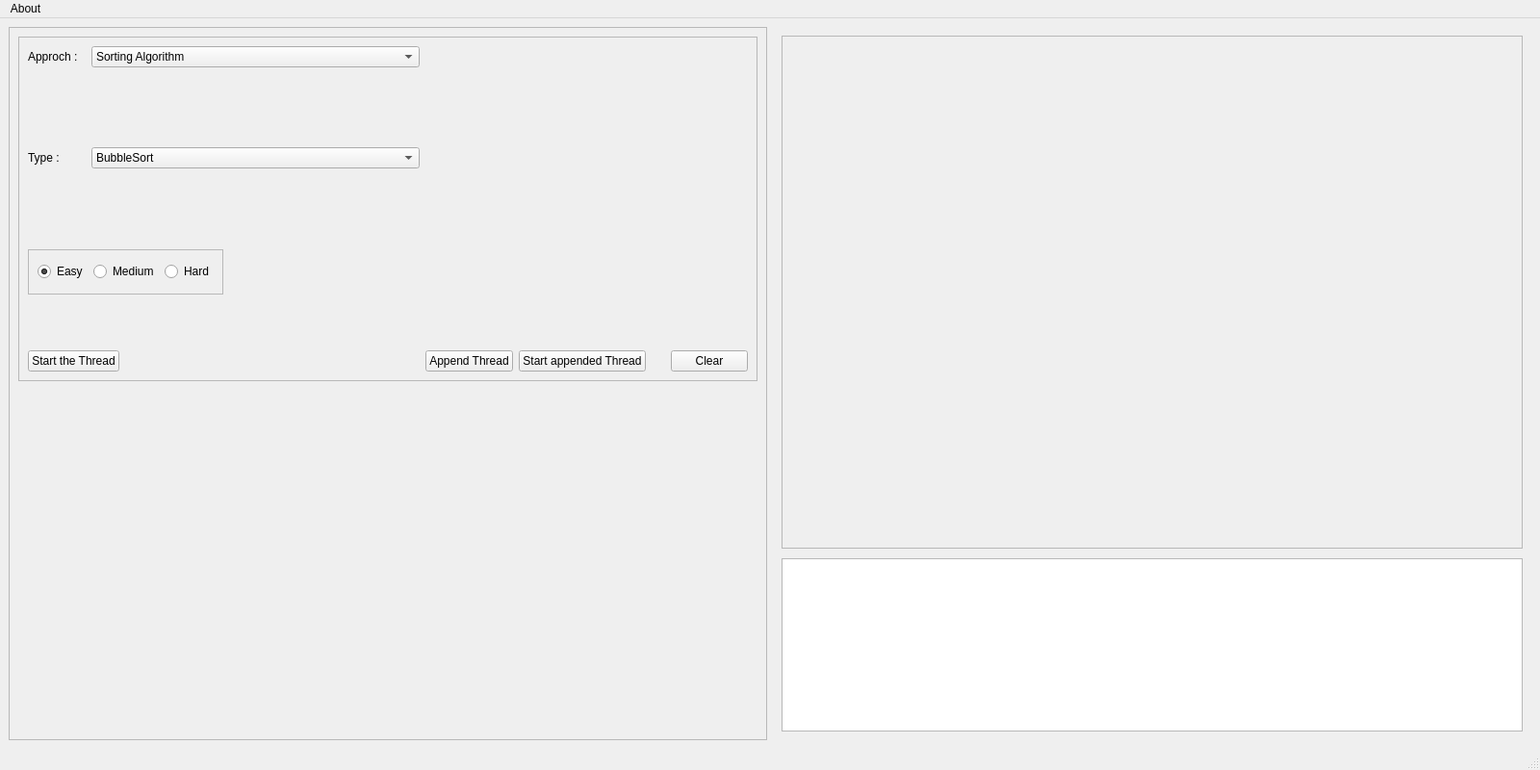
<?xml version="1.0" encoding="UTF-8"?>
<ui version="4.0">
 <class>MainWindow</class>
 <widget class="QMainWindow" name="MainWindow">
  <property name="geometry">
   <rect>
    <x>0</x>
    <y>0</y>
    <width>1600</width>
    <height>800</height>
   </rect>
  </property>
  <property name="palette">
   <palette>
    <active/>
    <inactive/>
    <disabled/>
   </palette>
  </property>
  <property name="windowTitle">
   <string>MainWindow</string>
  </property>
  <property name="autoFillBackground">
   <bool>false</bool>
  </property>
  <property name="styleSheet">
   <string notr="true"/>
  </property>
  <widget class="QWidget" name="centralwidget">
   <layout class="QHBoxLayout" name="horizontalLayout_2">
    <item>
     <widget class="QFrame" name="commandInputFrame">
      <property name="sizePolicy">
       <sizepolicy hsizetype="Expanding" vsizetype="Preferred">
        <horstretch>0</horstretch>
        <verstretch>0</verstretch>
       </sizepolicy>
      </property>
      <property name="styleSheet">
       <string notr="true"/>
      </property>
      <property name="frameShape">
       <enum>QFrame::StyledPanel</enum>
      </property>
      <property name="frameShadow">
       <enum>QFrame::Raised</enum>
      </property>
      <layout class="QVBoxLayout" name="verticalLayout_2">
       <item>
        <widget class="QFrame" name="inputFrame">
         <property name="styleSheet">
          <string notr="true"/>
         </property>
         <property name="frameShape">
          <enum>QFrame::StyledPanel</enum>
         </property>
         <property name="frameShadow">
          <enum>QFrame::Raised</enum>
         </property>
         <layout class="QVBoxLayout" name="verticalLayout">
          <item>
           <layout class="QVBoxLayout" name="centralVerticalLayout">
            <property name="sizeConstraint">
             <enum>QLayout::SetDefaultConstraint</enum>
            </property>
            <item>
             <layout class="QVBoxLayout" name="verticalLayoutApproch">
              <item>
               <layout class="QHBoxLayout" name="horizontalLayoutApproch">
                <item>
                 <widget class="QLabel" name="labelApproch">
                  <property name="minimumSize">
                   <size>
                    <width>60</width>
                    <height>0</height>
                   </size>
                  </property>
                  <property name="text">
                   <string>Approch :</string>
                  </property>
                 </widget>
                </item>
                <item>
                 <widget class="QComboBox" name="comboBoxApproch">
                  <property name="sizePolicy">
                   <sizepolicy hsizetype="Expanding" vsizetype="Fixed">
                    <horstretch>0</horstretch>
                    <verstretch>0</verstretch>
                   </sizepolicy>
                  </property>
                  <item>
                   <property name="text">
                    <string>Sorting Algorithm</string>
                   </property>
                  </item>
                  <item>
                   <property name="text">
                    <string>Check Number Algorithm</string>
                   </property>
                  </item>
                  <item>
                   <property name="text">
                    <string>Missing Problem Algorithm</string>
                   </property>
                  </item>
                 </widget>
                </item>
                <item>
                 <spacer name="horizontalSpacerApproch">
                  <property name="orientation">
                   <enum>Qt::Horizontal</enum>
                  </property>
                  <property name="sizeHint" stdset="0">
                   <size>
                    <width>40</width>
                    <height>20</height>
                   </size>
                  </property>
                 </spacer>
                </item>
               </layout>
              </item>
              <item>
               <widget class="QLabel" name="labelApprochInfo">
                <property name="text">
                 <string/>
                </property>
               </widget>
              </item>
             </layout>
            </item>
            <item>
             <layout class="QVBoxLayout" name="verticalLayoutType">
              <item>
               <layout class="QHBoxLayout" name="horizontalLayoutType">
                <item>
                 <widget class="QLabel" name="labelType">
                  <property name="minimumSize">
                   <size>
                    <width>60</width>
                    <height>0</height>
                   </size>
                  </property>
                  <property name="text">
                   <string>Type :</string>
                  </property>
                 </widget>
                </item>
                <item>
                 <widget class="QComboBox" name="comboBoxType">
                  <property name="sizePolicy">
                   <sizepolicy hsizetype="Expanding" vsizetype="Fixed">
                    <horstretch>0</horstretch>
                    <verstretch>0</verstretch>
                   </sizepolicy>
                  </property>
                  <item>
                   <property name="text">
                    <string>BubbleSort</string>
                   </property>
                  </item>
                  <item>
                   <property name="text">
                    <string>QuickSort</string>
                   </property>
                  </item>
                  <item>
                   <property name="text">
                    <string>MergeSort</string>
                   </property>
                  </item>
                  <item>
                   <property name="text">
                    <string>Number is present Algorithm</string>
                   </property>
                  </item>
                  <item>
                   <property name="text">
                    <string>Missing Number Algorithm</string>
                   </property>
                  </item>
                 </widget>
                </item>
                <item>
                 <spacer name="horizontalSpacerType">
                  <property name="orientation">
                   <enum>Qt::Horizontal</enum>
                  </property>
                  <property name="sizeHint" stdset="0">
                   <size>
                    <width>40</width>
                    <height>20</height>
                   </size>
                  </property>
                 </spacer>
                </item>
               </layout>
              </item>
              <item>
               <widget class="QLabel" name="labelTypeInfo">
                <property name="text">
                 <string/>
                </property>
               </widget>
              </item>
             </layout>
            </item>
            <item>
             <layout class="QVBoxLayout" name="verticalLayoutRadio">
              <item>
               <layout class="QHBoxLayout" name="horizontalLayoutRadio">
                <item>
                 <widget class="QFrame" name="frameRadioDifficult">
                  <property name="frameShape">
                   <enum>QFrame::StyledPanel</enum>
                  </property>
                  <property name="frameShadow">
                   <enum>QFrame::Raised</enum>
                  </property>
                  <layout class="QHBoxLayout" name="horizontalLayout">
                   <item>
                    <widget class="QRadioButton" name="radioButtonEasy">
                     <property name="text">
                      <string>Easy</string>
                     </property>
                     <property name="checked">
                      <bool>true</bool>
                     </property>
                    </widget>
                   </item>
                   <item>
                    <widget class="QRadioButton" name="radioButtonMedium">
                     <property name="text">
                      <string>Medium</string>
                     </property>
                    </widget>
                   </item>
                   <item>
                    <widget class="QRadioButton" name="radioButtonHard">
                     <property name="text">
                      <string>Hard</string>
                     </property>
                    </widget>
                   </item>
                  </layout>
                 </widget>
                </item>
                <item>
                 <spacer name="horizontalSpacerRadio">
                  <property name="orientation">
                   <enum>Qt::Horizontal</enum>
                  </property>
                  <property name="sizeHint" stdset="0">
                   <size>
                    <width>40</width>
                    <height>20</height>
                   </size>
                  </property>
                 </spacer>
                </item>
               </layout>
              </item>
              <item>
               <widget class="QLabel" name="labelRadioInfo">
                <property name="text">
                 <string/>
                </property>
               </widget>
              </item>
             </layout>
            </item>
            <item>
             <layout class="QHBoxLayout" name="horizontalLayoutButton">
              <item>
               <widget class="QPushButton" name="pushButtonApply">
                <property name="styleSheet">
                 <string notr="true"/>
                </property>
                <property name="text">
                 <string>Start the Thread</string>
                </property>
               </widget>
              </item>
              <item>
               <spacer name="horizontalSpacerInputButton">
                <property name="orientation">
                 <enum>Qt::Horizontal</enum>
                </property>
                <property name="sizeHint" stdset="0">
                 <size>
                  <width>40</width>
                  <height>20</height>
                 </size>
                </property>
               </spacer>
              </item>
              <item>
               <widget class="QPushButton" name="pushButtonAppendThread">
                <property name="text">
                 <string>Append Thread</string>
                </property>
               </widget>
              </item>
              <item>
               <widget class="QPushButton" name="pushButtonAppendThreadStart">
                <property name="text">
                 <string>Start appended Thread</string>
                </property>
               </widget>
              </item>
              <item>
               <spacer name="horizontalSpacer">
                <property name="orientation">
                 <enum>Qt::Horizontal</enum>
                </property>
                <property name="sizeType">
                 <enum>QSizePolicy::Fixed</enum>
                </property>
                <property name="sizeHint" stdset="0">
                 <size>
                  <width>20</width>
                  <height>20</height>
                 </size>
                </property>
               </spacer>
              </item>
              <item>
               <widget class="QPushButton" name="pushButtonClearProgressBar">
                <property name="text">
                 <string>Clear</string>
                </property>
               </widget>
              </item>
             </layout>
            </item>
           </layout>
          </item>
         </layout>
        </widget>
       </item>
       <item>
        <widget class="QLabel" name="labelInputInstructions">
         <property name="layoutDirection">
          <enum>Qt::LeftToRight</enum>
         </property>
         <property name="styleSheet">
          <string notr="true"/>
         </property>
         <property name="text">
          <string/>
         </property>
         <property name="textFormat">
          <enum>Qt::AutoText</enum>
         </property>
         <property name="scaledContents">
          <bool>false</bool>
         </property>
         <property name="alignment">
          <set>Qt::AlignLeading|Qt::AlignLeft|Qt::AlignTop</set>
         </property>
         <property name="wordWrap">
          <bool>false</bool>
         </property>
         <property name="margin">
          <number>15</number>
         </property>
         <property name="indent">
          <number>2</number>
         </property>
         <property name="openExternalLinks">
          <bool>true</bool>
         </property>
        </widget>
       </item>
      </layout>
     </widget>
    </item>
    <item>
     <widget class="QFrame" name="commandOutputFrame">
      <property name="styleSheet">
       <string notr="true"/>
      </property>
      <layout class="QVBoxLayout" name="rightVerticalLayout">
       <property name="spacing">
        <number>10</number>
       </property>
       <item>
        <widget class="QScrollArea" name="scrollAreaOutputFrame">
         <property name="sizePolicy">
          <sizepolicy hsizetype="Expanding" vsizetype="Expanding">
           <horstretch>0</horstretch>
           <verstretch>0</verstretch>
          </sizepolicy>
         </property>
         <property name="widgetResizable">
          <bool>true</bool>
         </property>
         <widget class="QWidget" name="scrollAreaWidgetProgressBar">
          <property name="geometry">
           <rect>
            <x>0</x>
            <y>0</y>
            <width>768</width>
            <height>529</height>
           </rect>
          </property>
          <property name="autoFillBackground">
           <bool>true</bool>
          </property>
          <layout class="QVBoxLayout" name="verticalLayout_3">
           <item>
            <spacer name="verticalSpacer">
             <property name="orientation">
              <enum>Qt::Vertical</enum>
             </property>
             <property name="sizeHint" stdset="0">
              <size>
               <width>20</width>
               <height>40</height>
              </size>
             </property>
            </spacer>
           </item>
          </layout>
         </widget>
        </widget>
       </item>
       <item>
        <widget class="QTableView" name="logTableView">
         <property name="minimumSize">
          <size>
           <width>0</width>
           <height>0</height>
          </size>
         </property>
         <property name="maximumSize">
          <size>
           <width>16777215</width>
           <height>180</height>
          </size>
         </property>
         <property name="editTriggers">
          <set>QAbstractItemView::NoEditTriggers</set>
         </property>
         <property name="alternatingRowColors">
          <bool>false</bool>
         </property>
         <attribute name="horizontalHeaderCascadingSectionResizes">
          <bool>true</bool>
         </attribute>
         <attribute name="horizontalHeaderDefaultSectionSize">
          <number>150</number>
         </attribute>
         <attribute name="horizontalHeaderStretchLastSection">
          <bool>true</bool>
         </attribute>
         <attribute name="verticalHeaderVisible">
          <bool>false</bool>
         </attribute>
         <attribute name="verticalHeaderMinimumSectionSize">
          <number>35</number>
         </attribute>
         <attribute name="verticalHeaderStretchLastSection">
          <bool>false</bool>
         </attribute>
        </widget>
       </item>
      </layout>
     </widget>
    </item>
   </layout>
  </widget>
  <widget class="QMenuBar" name="menubar">
   <property name="geometry">
    <rect>
     <x>0</x>
     <y>0</y>
     <width>1600</width>
     <height>21</height>
    </rect>
   </property>
   <widget class="QMenu" name="menuAbout">
    <property name="title">
     <string>About</string>
    </property>
    <addaction name="actionCreators"/>
   </widget>
   <addaction name="menuAbout"/>
  </widget>
  <widget class="QStatusBar" name="statusbar"/>
  <action name="actionCreators">
   <property name="text">
    <string>Creators</string>
   </property>
  </action>
 </widget>
 <resources/>
 <connections/>
</ui>
